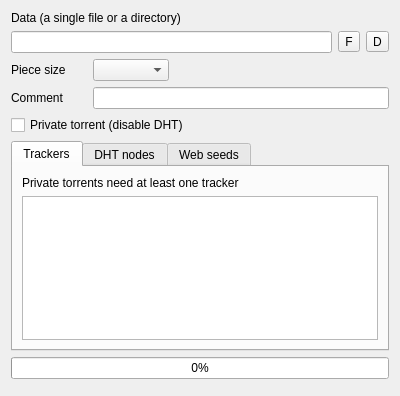
<ui version="4.0" >
 <class>CreateTorrentDlg</class>
 <widget class="QDialog" name="CreateTorrentDlg" >
  <property name="geometry" >
   <rect>
    <x>0</x>
    <y>0</y>
    <width>400</width>
    <height>396</height>
   </rect>
  </property>
  <property name="windowTitle" >
   <string>Create a torrent</string>
  </property>
  <layout class="QGridLayout" >
   <item row="0" column="0" colspan="5" >
    <widget class="QLabel" name="label" >
     <property name="text" >
      <string>Data (a single file or a directory)</string>
     </property>
    </widget>
   </item>
   <item row="1" column="0" colspan="4" >
    <widget class="QLineEdit" name="lineData" />
   </item>
   <item row="1" column="4" >
    <widget class="QToolButton" name="toolDataF" >
     <property name="toolTip" >
      <string>Browse files</string>
     </property>
     <property name="text" >
      <string>F</string>
     </property>
    </widget>
   </item>
   <item row="1" column="5" >
    <widget class="QToolButton" name="toolDataD" >
     <property name="toolTip" >
      <string>Browse directories</string>
     </property>
     <property name="text" >
      <string>D</string>
     </property>
    </widget>
   </item>
   <item row="2" column="0" >
    <widget class="QLabel" name="label_2" >
     <property name="text" >
      <string>Piece size</string>
     </property>
    </widget>
   </item>
   <item row="2" column="1" >
    <widget class="QComboBox" name="comboPieceSize" />
   </item>
   <item row="2" column="3" colspan="2" >
    <spacer>
     <property name="orientation" >
      <enum>Qt::Horizontal</enum>
     </property>
     <property name="sizeHint" >
      <size>
       <width>40</width>
       <height>20</height>
      </size>
     </property>
    </spacer>
   </item>
   <item row="3" column="0" >
    <widget class="QLabel" name="label_3" >
     <property name="text" >
      <string>Comment</string>
     </property>
    </widget>
   </item>
   <item row="3" column="1" colspan="5" >
    <widget class="QLineEdit" name="lineComment" />
   </item>
   <item row="4" column="0" colspan="5" >
    <widget class="QCheckBox" name="checkPrivate" >
     <property name="text" >
      <string>Private torrent (disable DHT)</string>
     </property>
    </widget>
   </item>
   <item row="5" column="0" colspan="6" >
    <widget class="QTabWidget" name="tabWidget" >
     <property name="currentIndex" >
      <number>0</number>
     </property>
     <widget class="QWidget" name="tab" >
      <attribute name="title" >
       <string>Trackers</string>
      </attribute>
      <layout class="QGridLayout" >
       <item row="0" column="0" >
        <widget class="QLabel" name="label_5" >
         <property name="text" >
          <string>Private torrents need at least one tracker</string>
         </property>
        </widget>
       </item>
       <item row="1" column="0" >
        <widget class="ContextListWidget" name="listTrackers" >
         <property name="resizeMode" >
          <enum>QListView::Adjust</enum>
         </property>
         <property name="uniformItemSizes" >
          <bool>true</bool>
         </property>
         <property name="selectionRectVisible" >
          <bool>true</bool>
         </property>
        </widget>
       </item>
      </layout>
     </widget>
     <widget class="QWidget" name="tab_2" >
      <attribute name="title" >
       <string>DHT nodes</string>
      </attribute>
      <layout class="QGridLayout" >
       <item row="0" column="0" >
        <widget class="QLabel" name="label_4" >
         <property name="text" >
          <string>Enter adresses in form &lt;code>address:port&lt;/code>, anything else will be disregarded</string>
         </property>
         <property name="wordWrap" >
          <bool>true</bool>
         </property>
        </widget>
       </item>
       <item row="1" column="0" >
        <widget class="ContextListWidget" name="listNodes" />
       </item>
      </layout>
     </widget>
     <widget class="QWidget" name="tab_3" >
      <attribute name="title" >
       <string>Web seeds</string>
      </attribute>
      <layout class="QGridLayout" >
       <item row="0" column="0" >
        <widget class="QListWidget" name="listWebSeeds" />
       </item>
      </layout>
     </widget>
    </widget>
   </item>
   <item row="6" column="2" >
    <spacer>
     <property name="orientation" >
      <enum>Qt::Vertical</enum>
     </property>
     <property name="sizeHint" >
      <size>
       <width>20</width>
       <height>40</height>
      </size>
     </property>
    </spacer>
   </item>
   <item row="7" column="0" colspan="6" >
    <widget class="QProgressBar" name="progressBar" >
     <property name="value" >
      <number>0</number>
     </property>
    </widget>
   </item>
   <item row="8" column="0" colspan="6" >
    <widget class="QDialogButtonBox" name="buttonBox" >
     <property name="orientation" >
      <enum>Qt::Horizontal</enum>
     </property>
     <property name="standardButtons" >
      <set>QDialogButtonBox::NoButton</set>
     </property>
    </widget>
   </item>
  </layout>
 </widget>
 <customwidgets>
  <customwidget>
   <class>ContextListWidget</class>
   <extends>QListWidget</extends>
   <header>tools/ContextListWidget.h</header>
  </customwidget>
 </customwidgets>
 <tabstops>
  <tabstop>lineData</tabstop>
  <tabstop>toolDataF</tabstop>
  <tabstop>comboPieceSize</tabstop>
  <tabstop>lineComment</tabstop>
  <tabstop>checkPrivate</tabstop>
  <tabstop>tabWidget</tabstop>
  <tabstop>listTrackers</tabstop>
  <tabstop>buttonBox</tabstop>
 </tabstops>
 <resources>
  <include location="../gfx/resources.qrc" />
 </resources>
 <connections>
  <connection>
   <sender>buttonBox</sender>
   <signal>accepted()</signal>
   <receiver>CreateTorrentDlg</receiver>
   <slot>accept()</slot>
   <hints>
    <hint type="sourcelabel" >
     <x>248</x>
     <y>254</y>
    </hint>
    <hint type="destinationlabel" >
     <x>157</x>
     <y>274</y>
    </hint>
   </hints>
  </connection>
  <connection>
   <sender>buttonBox</sender>
   <signal>rejected()</signal>
   <receiver>CreateTorrentDlg</receiver>
   <slot>reject()</slot>
   <hints>
    <hint type="sourcelabel" >
     <x>316</x>
     <y>260</y>
    </hint>
    <hint type="destinationlabel" >
     <x>286</x>
     <y>274</y>
    </hint>
   </hints>
  </connection>
 </connections>
</ui>
